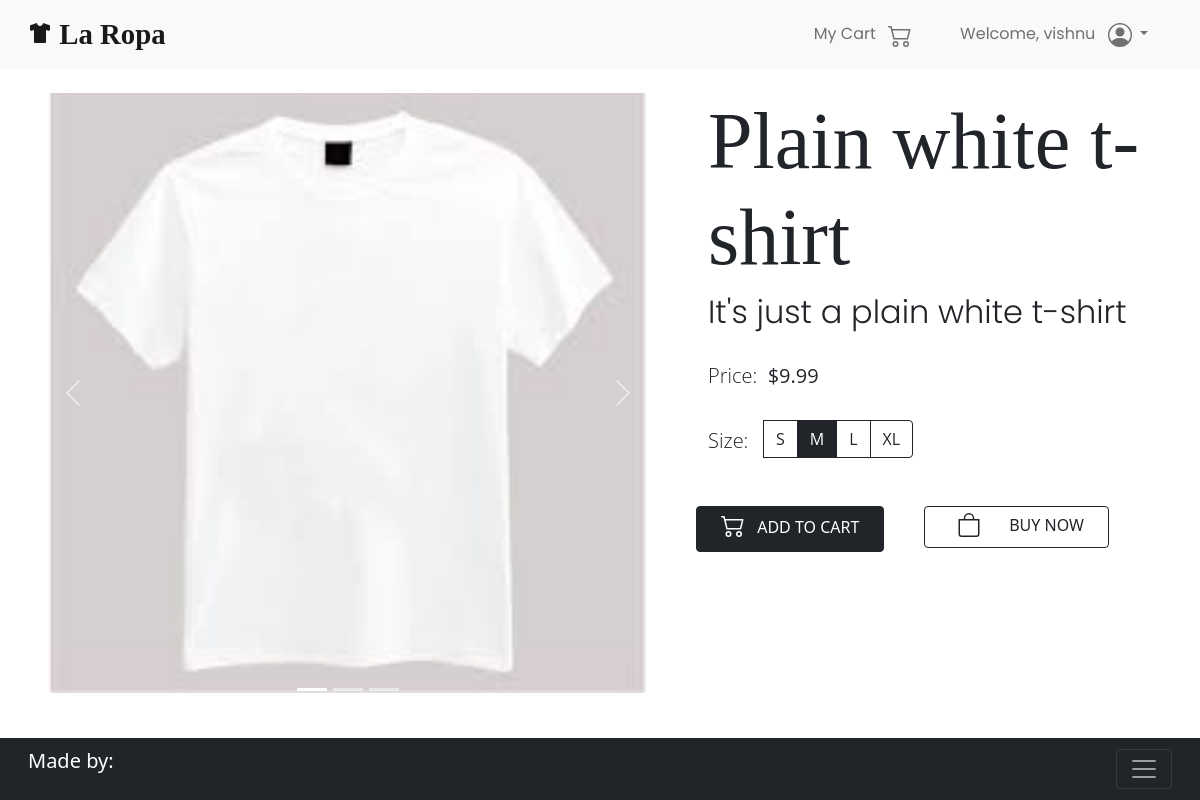
The app's page /product/1/ (signed in) with its own data.
### ecomm/models.py (models this page shows, shortened)
class Product(models.Model):
    title = models.CharField(max_length=120)
    desc = models.CharField(max_length=500)
    price = models.FloatField(default=0.00)
    size = models.CharField(choices=SIZE, max_length=2)
    category = models.CharField(choices=CATEGORIES, max_length=2)
    img1 = models.ImageField(upload_to='ecomm/images', default='')
    img2 = models.ImageField(upload_to='ecomm/images', default='')
    img3 = models.ImageField(upload_to='ecomm/images', default='')

### ecomm/views.py (the view)
# urls.py: path('product/<int:id>/', views.productView, name="product"),
def productView(request, id):
    prod = Product.objects.get(id = id)
    context = {
        'prod': prod,
    }
    return render(request, 'ecomm/product.html', context)

### ecomm/templates/ecomm/product.html (shortened to what this page needs)
{% extends 'base.html' %}
{% block content %}
    {% include 'nav.html' %}
    <div class="container-fluid row mb-5">
        <div class="container-fluid col-xl-7">
            <div id="carouselExampleIndicators" class="carousel slide p-md-4" data-bs-ride="carousel">
                <div class="carousel-indicators">
                    <button type="button" data-bs-target="#carouselExampleIndicators" data-bs-slide-to="0"
                        class="active" aria-current="true" aria-label="Slide 1"></button>
                    <button type="button" data-bs-target="#carouselExampleIndicators" data-bs-slide-to="1"
                        aria-label="Slide 2"></button>
                    <button type="button" data-bs-target="#carouselExampleIndicators" data-bs-slide-to="2"
                        aria-label="Slide 3"></button>
                </div>
                <div class="carousel-inner">
                    <div class="carousel-item active">
                        <img src="{{ prod.img1.url }}"
                            class="d-block w-100" alt="...">
                    </div>
                </div>
                <button class="carousel-control-prev" type="button" data-bs-target="#carouselExampleIndicators"
                    data-bs-slide="prev">
                    <span class="carousel-control-prev-icon" aria-hidden="true"></span>
                </button>
                <button class="carousel-control-next" type="button" data-bs-target="#carouselExampleIndicators"
                    data-bs-slide="next">
                    <span class="carousel-control-next-icon" aria-hidden="true"></span>
                </button>
            </div>
        </div>
        <div class="container-fluid col-xl-5 p-md-4">
            <h1 class="display-1">{{ prod.title }}</h1>
            <h2>{{ prod.desc }}</h2>
            <br>
            <h3 class="lead">Price:&nbsp;&nbsp;<strong>${{ prod.price }}</strong></h3>
            <br>
            <h3 class="lead">
                Size:&nbsp;&nbsp;
                <div class="btn-group" role="group" aria-label="Select your size:">
                    <label class="btn btn-outline-dark" for="small">S</label>
                    <label class="btn btn-outline-dark" for="medium">M</label>
                    <label class="btn btn-outline-dark" for="large">L</label>
                    <label class="btn btn-outline-dark" for="xtra-large">XL</label>
                  </div>
            </h3>
            <br>
            <div class="row">
                <div class="col-sm-6 p-0 my-2">
                    <button class="btn btn-dark px-4">
                        ADD TO CART
                    </button>
                </div>
                <div class="col-sm-6 p-0 my-2">
                    <button class="btn btn-outline-dark px-4">
                        BUY NOW
                    </button>
                </div>
            </div>
        </div>
    </div>
{% endblock content %}

### templates/nav.html (shortened to what this page needs)
<nav class="navbar sticky-top navbar-expand-lg navbar-light bg-light">
        <div class="container-fluid">
            <a class="navbar-brand" href="{% url 'home' %}">
                La Ropa
            </a>
            <div class="collapse navbar-collapse" id="navbarText">
                <span>
                    <ul class="navbar-nav me-auto mb-2 mb-lg-0">
                        <li class="nav-item px-3">
                            <a class="nav-link" href="#">
                                My Cart
                            </a>
                        </li>
                        {% if request.user.is_authenticated %}
                        <li class="nav-item dropdown px-3">
                            <a class="nav-link dropdown-toggle" href="#" id="navbarDarkDropdownMenuLink" role="button"
                                data-bs-toggle="dropdown" aria-expanded="false">
                                Welcome, {{request.user.username}}
                            </a>
                        </li>
                        {% else %}
                            <li class="nav-item px-3">
                                <a class="nav-link btn btn-dark" style="color: white;" href="{% url 'Login' %}">
                                    Login
                                </a>
                            </li>
                        {% endif %}
                    </ul>
                </span>
            </div>
        </div>
    </nav>

### ecomm/templates/ecomm/product.html (style rules this page uses)
h1 { font-family: 'Cormorant Garamond', serif; }
h2 { font-family: 'Poppins', sans-serif; font-weight: 300; font-size: 2rem; }
h3 { font-family: 'Open Sans', sans-serif; }
.navbar-brand { font-size: 1.8rem; font-family: 'Limelight', cursive; font-weight: 600; }
.nav-item { font-family: 'Poppins', sans-serif; }

### records on screen
Product: img1 (picture), title "Plain white t-shirt", desc "It's just a plain white t-shirt", price "9.99"

### other values on screen
{{ request.user.username }} "vishnu"
